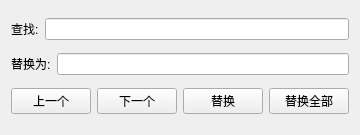
<?xml version="1.0" encoding="UTF-8"?>
<ui version="4.0">
 <class>FindOrRepalce</class>
 <widget class="QWidget" name="FindOrRepalce">
  <property name="geometry">
   <rect>
    <x>0</x>
    <y>0</y>
    <width>356</width>
    <height>135</height>
   </rect>
  </property>
  <property name="windowTitle">
   <string>查找/替换</string>
  </property>
  <layout class="QVBoxLayout" name="verticalLayout">
   <item>
    <layout class="QHBoxLayout" name="horizontalLayout">
     <item>
      <widget class="QLabel" name="label">
       <property name="text">
        <string>查找:</string>
       </property>
      </widget>
     </item>
     <item>
      <widget class="QLineEdit" name="findLineEdit"/>
     </item>
    </layout>
   </item>
   <item>
    <layout class="QHBoxLayout" name="horizontalLayout_2">
     <item>
      <widget class="QLabel" name="label_2">
       <property name="text">
        <string>替换为:</string>
       </property>
      </widget>
     </item>
     <item>
      <widget class="QLineEdit" name="replaceLineEdit"/>
     </item>
    </layout>
   </item>
   <item>
    <layout class="QHBoxLayout" name="horizontalLayout_3">
     <item>
      <widget class="QPushButton" name="previous">
       <property name="autoFillBackground">
        <bool>false</bool>
       </property>
       <property name="text">
        <string>上一个</string>
       </property>
      </widget>
     </item>
     <item>
      <widget class="QPushButton" name="next">
       <property name="text">
        <string>下一个</string>
       </property>
      </widget>
     </item>
     <item>
      <widget class="QPushButton" name="replace">
       <property name="text">
        <string>替换</string>
       </property>
      </widget>
     </item>
     <item>
      <widget class="QPushButton" name="replaceAll">
       <property name="text">
        <string>替换全部</string>
       </property>
      </widget>
     </item>
    </layout>
   </item>
  </layout>
 </widget>
 <resources/>
 <connections/>
</ui>
